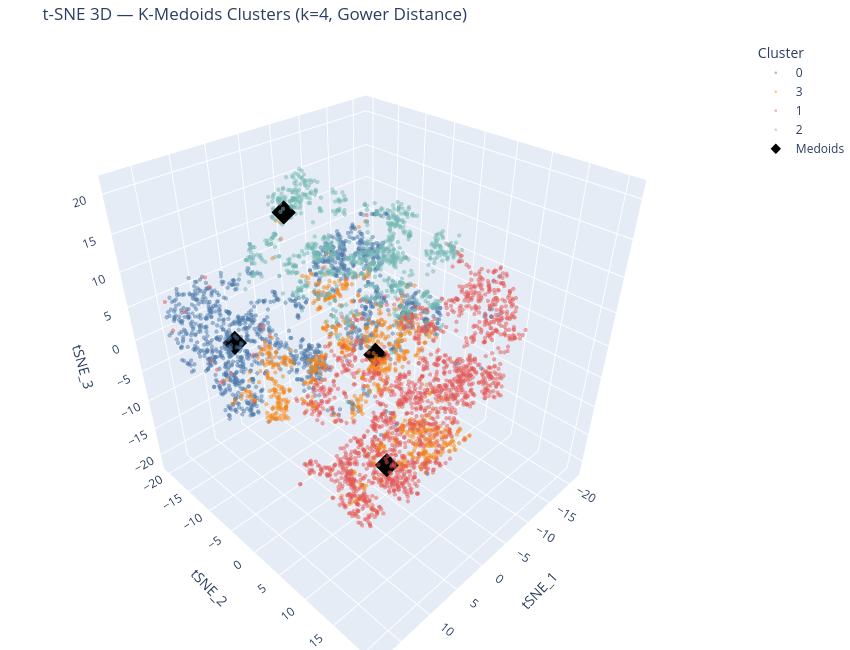

The notebook cell this image was saved under:
### Code cell
tsne_3d_df = pd.DataFrame({
    'tSNE_1': Y_3d[:, 0],
    'tSNE_2': Y_3d[:, 1],
    'tSNE_3': Y_3d[:, 2],
    'Cluster': cluster_labels.astype(str)
})

fig_clusters = px.scatter_3d(
    tsne_3d_df, x='tSNE_1', y='tSNE_2', z='tSNE_3',
    color='Cluster',
    title=f't-SNE 3D — K-Medoids Clusters (k={N_CLUSTERS}, Gower Distance)',
    opacity=0.5,
    color_discrete_sequence=px.colors.qualitative.T10
)
fig_clusters.update_traces(marker=dict(size=2.5))

# ── Mark medoids ──────────────────────────────────────────────────────────────
fig_clusters.add_trace(go.Scatter3d(
    x=Y_3d[medoid_indices, 0],
    y=Y_3d[medoid_indices, 1],
    z=Y_3d[medoid_indices, 2],
    mode='markers',
    marker=dict(size=8, color='black', symbol='diamond'),
    name='Medoids'
))

fig_clusters.update_layout(
    width=850, height=650,
    margin=dict(l=0, r=0, b=0, t=40)
)
fig_clusters.show()

### Figure 1 — Plotly figure (JSON) as saved in the notebook; plotly's stock layout.template omitted (floating-point values rounded to 4 significant figures; data arrays with more than 128 entries replaced by an {"elided": "..."} marker saying what was removed)
{"data": [{"hovertemplate": "Cluster=0<br>tSNE_1=%{x}<br>tSNE_2=%{y}<br>tSNE_3=%{z}<extra></extra>", "legendgroup": "0", "marker": {"color": "#4C78A8", "opacity": 0.5, "size": 2.5, "symbol": "circle"}, "mode": "markers", "name": "0", "scene": "scene", "showlegend": true, "type": "scatter3d", "x": {"elided": "1392 float values"}, "y": {"elided": "1392 float values"}, "z": {"elided": "1392 float values"}}, {"hovertemplate": "Cluster=3<br>tSNE_1=%{x}<br>tSNE_2=%{y}<br>tSNE_3=%{z}<extra></extra>", "legendgroup": "3", "marker": {"color": "#F58518", "opacity": 0.5, "size": 2.5, "symbol": "circle"}, "mode": "markers", "name": "3", "scene": "scene", "showlegend": true, "type": "scatter3d", "x": {"elided": "1010 float values"}, "y": {"elided": "1010 float values"}, "z": {"elided": "1010 float values"}}, {"hovertemplate": "Cluster=1<br>tSNE_1=%{x}<br>tSNE_2=%{y}<br>tSNE_3=%{z}<extra></extra>", "legendgroup": "1", "marker": {"color": "#E45756", "opacity": 0.5, "size": 2.5, "symbol": "circle"}, "mode": "markers", "name": "1", "scene": "scene", "showlegend": true, "type": "scatter3d", "x": {"elided": "1685 float values"}, "y": {"elided": "1685 float values"}, "z": {"elided": "1685 float values"}}, {"hovertemplate": "Cluster=2<br>tSNE_1=%{x}<br>tSNE_2=%{y}<br>tSNE_3=%{z}<extra></extra>", "legendgroup": "2", "marker": {"color": "#72B7B2", "opacity": 0.5, "size": 2.5, "symbol": "circle"}, "mode": "markers", "name": "2", "scene": "scene", "showlegend": true, "type": "scatter3d", "x": {"elided": "913 float values"}, "y": {"elided": "913 float values"}, "z": {"elided": "913 float values"}}, {"marker": {"color": "black", "size": 8, "symbol": "diamond"}, "mode": "markers", "name": "Medoids", "type": "scatter3d", "x": [9.769, 9.287, 1.619, -10.47], "y": [-12.97, 13.89, -11.28, -7.421], "z": [-0.755, -4.262, 15.4, -10.2]}], "layout": {"height": 650, "legend": {"title": {"text": "Cluster"}, "tracegroupgap": 0}, "margin": {"b": 0, "l": 0, "r": 0, "t": 40}, "scene": {"domain": {"x": [0, 1], "y": [0, 1]}, "xaxis": {"title": {"text": "tSNE_1"}}, "yaxis": {"title": {"text": "tSNE_2"}}, "zaxis": {"title": {"text": "tSNE_3"}}}, "title": {"text": "t-SNE 3D — K-Medoids Clusters (k=4, Gower Distance)"}, "width": 850}}
